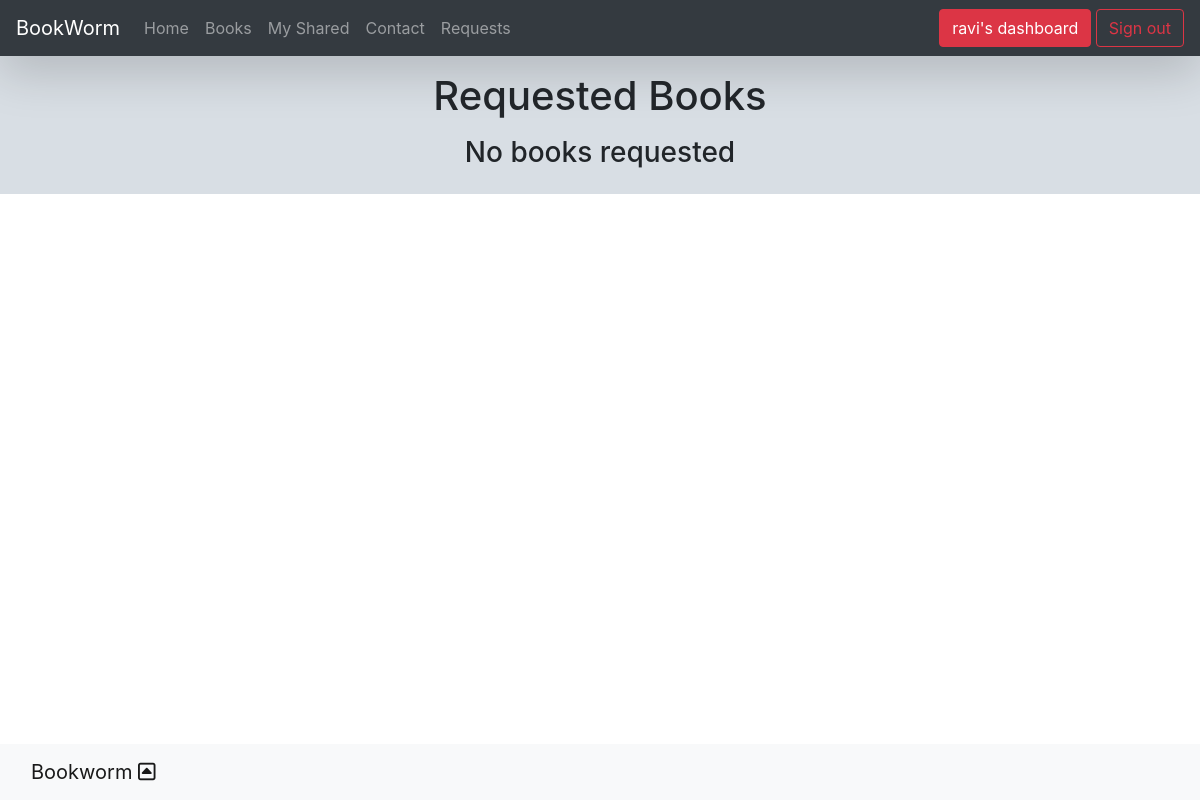
The page /request/view (signed in) on the database as committed earlier.
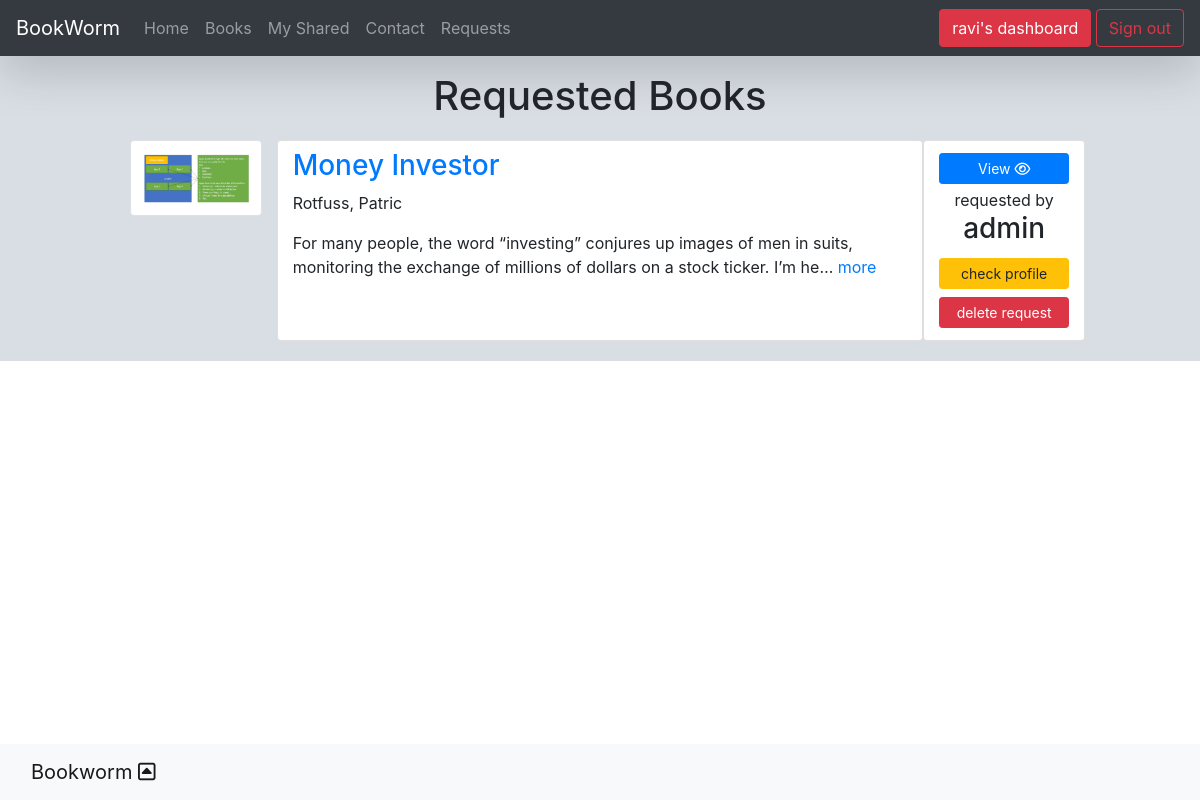
The same page on the database as committed later.
### app/models.py (models this page shows, shortened)
class Request(models.Model):
    user = models.ForeignKey(User,on_delete=models.CASCADE)
    book = models.ForeignKey(Book,on_delete=models.CASCADE)
    date =DateTimeField(auto_now=True)
    class Meta:
        verbose_name = 'Request'
        verbose_name_plural = 'Requests'

class Book(models.Model):
    STATUS = (
        ('a', 'Available'),
        ('s', 'Shared'),
    )
    user = models.ForeignKey(User,on_delete=CASCADE)
    title = CharField(max_length=255)
    author = models.ForeignKey('Author', on_delete=models.SET_NULL, null=True,blank=True)
    genre = models.ManyToManyField(Genre, help_text='Select a genre for this book')
    summary = TextField(max_length=1000, help_text='Enter a brief description of the book')
    book_state = CharField(max_length=255,default="old")
    is_signed_by_author = BooleanField("is book signed by Author?",default=False)
    is_collection = BooleanField("is part of collection",default=False)
    image = ImageField("Main Image",upload_to="books",default="book_default.png")
    image2 = ImageField("image 2",upload_to="books",blank=True,null=True)
    image3 = ImageField("image 3",upload_to="books",blank=True,null=True)
    status = models.CharField(max_length=1,choices=STATUS,blank=True,default='a',help_text='Book availability',)
    date =DateTimeField(auto_now=True)
    class Meta:
        verbose_name = 'Book'
        verbose_name_plural = 'Books'
    def display_genre(self):
        return ', '.join(genre.name for genre in self.genre.all()[:3])
    display_genre.short_description = 'Genre'

class Author(models.Model):
    first_name = models.CharField(max_length=100)
    last_name = models.CharField(max_length=100)
    class Meta:
        ordering = ['last_name', 'first_name']
    def __str__(self):
        return f'{self.last_name}, {self.first_name}'

### app/views.py (the view)
# urls.py: path('request/view',views.request_list,name='request_list'),
@login_required
def request_list(request):
    try:
        requests = Request.objects.filter(book__user=request.user)
        ctx = {'requests':requests,'title':'Book Request List'}
        return render(request,'books/request_list.html',context=ctx)
    except Exception as e:
        print(e)
        messages.error(request, 'Error getting requests')
        return redirect('book_list')

### templates/books/request_list.html (shortened to what this page needs)
{% extends 'layout/base.html' %}
{% load static %}
{% block content %}
<div class="container-fluid  wrapper">
    <div class="row">
        <div class="col-sm-8 col-lg-10 mx-auto">
            <h1 class="text-center my-3">Requested Books</h1>
            <div class="container">
                <div class="row my-3">
                    {% for r in requests %}
                    <div class="col-12 my-1">
                        <div class="row">
                            <div class="col-md-2 ">
                                <img class="img-thumbnail" width="100%" src="{{r.book.image.url}}" alt="">
                            </div>
                            <div class="col-md-8 card py-2">
                                <h3>
                                    <a href="{% url 'book_detail' r.book.id %}">{{r.book.title}}</a>
                                </h3>
                                <p>{{r.book.author}}</p>
                                <p>
                                    {{r.book.summary|truncatechars:150}}
                                    <a href="{% url 'book_detail' r.book.id %}">more</a>
                                </p>
                            </div>
                            <div class="col-md-2 card  py-2">
                                <a class="btn btn-primary btn-sm my-1" href="{% url 'book_detail' r.book.id %}" role="button">View <i class="fa fa-eye" aria-hidden="true"></i></a>
                                <div class="text-center">
                                    requested by
                                    <h3>{{r.user.username}}</h3>
                                </div>
                                <a class="btn btn-warning btn-sm my-1" href="{% url 'profile_view_user' r.user.id %}" role="button">check profile</a>
                                <a class="btn btn-danger btn-sm my-1" href="{% url 'delete_request' r.pk %}" role="button">delete request</a>
                            </div>
                        </div>
                    </div>
                    {% empty %}
                       <div class="col-12">
                        <h3 class="text-center">No books requested</h3>
                       </div>
                    {% endfor %}
                </div>
            </div>
        </div>
    </div>
</div>
{% endblock content %}

Rows that differ between the two databases and show on the page:
added Request: book.image (picture), book "Money Investor", book.author "Rotfuss, Patric", book.summary "For many people, the word “investing” conjures up images of men in suits, monitoring the exchange of millions of dollars on a stock ticker. I’m he…", user.username "admin"
Other text that changed with them:
text no longer shown: "No books requested"
